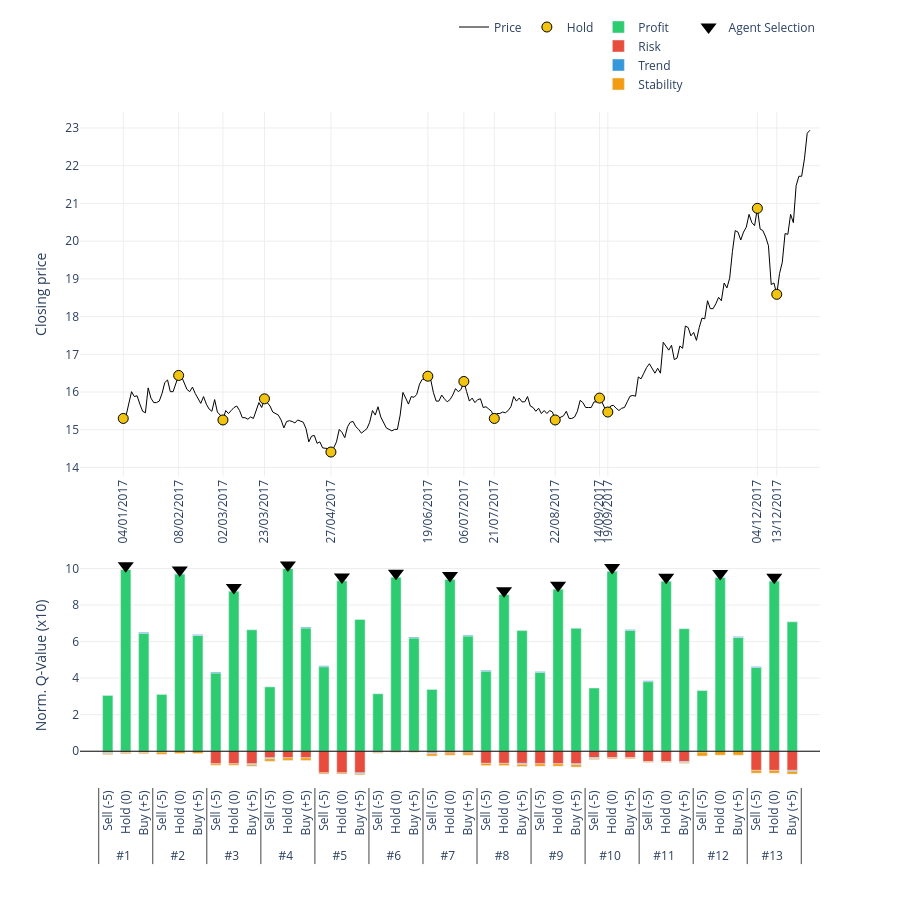

Write notebook code for a chart like this one.
### Code cell
# 2. Gọi hàm vẽ (Truyền đúng tên biến vào)
plot_agent_reasoning_minimalist(
    ticker='VCB',                    # Tên mã cổ phiếu hiển thị trên tiêu đề
    df_price=df_processed_test_VCB,  # Dữ liệu giá
    actions=actions_VCB,             # Hành động thực tế
    q_history=q_values_history_VCB,      # Lịch sử Q-value (Input quan trọng)
    critical_indices=index_list_VCB,     # Danh sách các điểm cần vẽ
    scale=10                       # Thang đo hiển thị (để cột cao khoảng 50 đơn vị cho đẹp)
)

### Figure 1 — Plotly figure (JSON) as saved in the notebook; plotly's stock layout.template omitted (floating-point values rounded to 4 significant figures; data arrays with more than 128 entries replaced by an {"elided": "..."} marker saying what was removed)
{"data": [{"hoverinfo": "x+y", "line": {"color": "black", "width": 1}, "mode": "lines", "name": "Price", "type": "scatter", "x": {"elided": "250 str values"}, "xaxis": "x", "y": {"elided": "250 float values"}, "yaxis": "y"}, {"marker": {"color": "green", "line": {"color": "black", "width": 1}, "size": 14, "symbol": "triangle-up"}, "mode": "markers", "name": "Buy", "type": "scatter", "x": [], "xaxis": "x", "y": [], "yaxis": "y"}, {"marker": {"color": "red", "line": {"color": "black", "width": 1}, "size": 14, "symbol": "triangle-down"}, "mode": "markers", "name": "Sell", "type": "scatter", "x": [], "xaxis": "x", "y": [], "yaxis": "y"}, {"marker": {"color": "#f1c40f", "line": {"color": "black", "width": 1}, "size": 10, "symbol": "circle"}, "mode": "markers", "name": "Hold", "type": "scatter", "x": ["04/01/2017", "08/02/2017", "02/03/2017", "23/03/2017", "27/04/2017", "19/06/2017", "06/07/2017", "21/07/2017", "22/08/2017", "14/09/2017", "19/09/2017", "04/12/2017", "13/12/2017"], "xaxis": "x", "y": [15.3, 16.44, 15.26, 15.82, 14.41, 16.42, 16.28, 15.3, 15.26, 15.84, 15.47, 20.87, 18.59], "yaxis": "y"}, {"legendgroup": "comp", "marker": {"color": "#2ecc71"}, "name": "Profit", "type": "bar", "x": [["#1", "#1", "#1", "#2", "#2", "#2", "#3", "#3", "#3", "#4", "#4", "#4", "#5", "#5", "#5", "#6", "#6", "#6", "#7", "#7", "#7", "#8", "#8", "#8", "#9", "#9", "#9", "#10", "#10", "#10", "#11", "#11", "#11", "#12", "#12", "#12", "#13", "#13", "#13"], ["Sell (-5)", "Hold (0)", "Buy (+5)", "Sell (-5)", "Hold (0)", "Buy (+5)", "Sell (-5)", "Hold (0)", "Buy (+5)", "Sell (-5)", "Hold (0)", "Buy (+5)", "Sell (-5)", "Hold (0)", "Buy (+5)", "Sell (-5)", "Hold (0)", "Buy (+5)", "Sell (-5)", "Hold (0)", "Buy (+5)", "Sell (-5)", "Hold (0)", "Buy (+5)", "Sell (-5)", "Hold (0)", "Buy (+5)", "Sell (-5)", "Hold (0)", "Buy (+5)", "Sell (-5)", "Hold (0)", "Buy (+5)", "Sell (-5)", "Hold (0)", "Buy (+5)", "Sell (-5)", "Hold (0)", "Buy (+5)"]], "xaxis": "x2", "y": [3.053, 9.95, 6.463, 3.124, 9.717, 6.338, 4.284, 8.769, 6.645, 3.522, 10, 6.747, 4.626, 9.336, 7.211, 3.144, 9.536, 6.199, 3.381, 9.42, 6.304, 4.383, 8.58, 6.602, 4.311, 8.883, 6.73, 3.461, 9.862, 6.609, 3.807, 9.319, 6.708, 3.335, 9.532, 6.228, 4.584, 9.327, 7.084], "yaxis": "y2"}, {"legendgroup": "comp", "marker": {"color": "#e74c3c"}, "name": "Risk", "type": "bar", "x": [["#1", "#1", "#1", "#2", "#2", "#2", "#3", "#3", "#3", "#4", "#4", "#4", "#5", "#5", "#5", "#6", "#6", "#6", "#7", "#7", "#7", "#8", "#8", "#8", "#9", "#9", "#9", "#10", "#10", "#10", "#11", "#11", "#11", "#12", "#12", "#12", "#13", "#13", "#13"], ["Sell (-5)", "Hold (0)", "Buy (+5)", "Sell (-5)", "Hold (0)", "Buy (+5)", "Sell (-5)", "Hold (0)", "Buy (+5)", "Sell (-5)", "Hold (0)", "Buy (+5)", "Sell (-5)", "Hold (0)", "Buy (+5)", "Sell (-5)", "Hold (0)", "Buy (+5)", "Sell (-5)", "Hold (0)", "Buy (+5)", "Sell (-5)", "Hold (0)", "Buy (+5)", "Sell (-5)", "Hold (0)", "Buy (+5)", "Sell (-5)", "Hold (0)", "Buy (+5)", "Sell (-5)", "Hold (0)", "Buy (+5)", "Sell (-5)", "Hold (0)", "Buy (+5)", "Sell (-5)", "Hold (0)", "Buy (+5)"]], "xaxis": "x2", "y": [-0.06857, -0.06857, -0.06857, 0, 0, 0, -0.6895, -0.6895, -0.6895, -0.3623, -0.3623, -0.3623, -1.186, -1.186, -1.186, -0.01169, -0.01169, -0.01169, -0.09349, -0.09349, -0.09349, -0.6661, -0.6661, -0.6661, -0.6895, -0.6895, -0.6895, -0.3506, -0.3506, -0.3506, -0.5668, -0.5668, -0.5668, 0, 0, 0, -1.049, -1.049, -1.049], "yaxis": "y2"}, {"legendgroup": "comp", "marker": {"color": "#3498db"}, "name": "Trend", "type": "bar", "x": [["#1", "#1", "#1", "#2", "#2", "#2", "#3", "#3", "#3", "#4", "#4", "#4", "#5", "#5", "#5", "#6", "#6", "#6", "#7", "#7", "#7", "#8", "#8", "#8", "#9", "#9", "#9", "#10", "#10", "#10", "#11", "#11", "#11", "#12", "#12", "#12", "#13", "#13", "#13"], ["Sell (-5)", "Hold (0)", "Buy (+5)", "Sell (-5)", "Hold (0)", "Buy (+5)", "Sell (-5)", "Hold (0)", "Buy (+5)", "Sell (-5)", "Hold (0)", "Buy (+5)", "Sell (-5)", "Hold (0)", "Buy (+5)", "Sell (-5)", "Hold (0)", "Buy (+5)", "Sell (-5)", "Hold (0)", "Buy (+5)", "Sell (-5)", "Hold (0)", "Buy (+5)", "Sell (-5)", "Hold (0)", "Buy (+5)", "Sell (-5)", "Hold (0)", "Buy (+5)", "Sell (-5)", "Hold (0)", "Buy (+5)", "Sell (-5)", "Hold (0)", "Buy (+5)", "Sell (-5)", "Hold (0)", "Buy (+5)"]], "xaxis": "x2", "y": [-0.04803, 0, 0.04803, -0.04803, 0, 0.04803, 0.04803, 0, -0.04803, -0.04803, 0, 0.04803, 0.04803, 0, -0.04803, -0.04803, 0, 0.04803, -0.04803, 0, 0.04803, 0.04803, 0, -0.04803, 0.04803, 0, -0.04803, -0.04803, 0, 0.04803, 0.04803, 0, -0.04803, -0.04803, 0, 0.04803, 0.04803, 0, -0.04803], "yaxis": "y2"}, {"legendgroup": "comp", "marker": {"color": "#f39c12"}, "name": "Stability", "type": "bar", "x": [["#1", "#1", "#1", "#2", "#2", "#2", "#3", "#3", "#3", "#4", "#4", "#4", "#5", "#5", "#5", "#6", "#6", "#6", "#7", "#7", "#7", "#8", "#8", "#8", "#9", "#9", "#9", "#10", "#10", "#10", "#11", "#11", "#11", "#12", "#12", "#12", "#13", "#13", "#13"], ["Sell (-5)", "Hold (0)", "Buy (+5)", "Sell (-5)", "Hold (0)", "Buy (+5)", "Sell (-5)", "Hold (0)", "Buy (+5)", "Sell (-5)", "Hold (0)", "Buy (+5)", "Sell (-5)", "Hold (0)", "Buy (+5)", "Sell (-5)", "Hold (0)", "Buy (+5)", "Sell (-5)", "Hold (0)", "Buy (+5)", "Sell (-5)", "Hold (0)", "Buy (+5)", "Sell (-5)", "Hold (0)", "Buy (+5)", "Sell (-5)", "Hold (0)", "Buy (+5)", "Sell (-5)", "Hold (0)", "Buy (+5)", "Sell (-5)", "Hold (0)", "Buy (+5)", "Sell (-5)", "Hold (0)", "Buy (+5)"]], "xaxis": "x2", "y": [-0.06857, -0.06857, -0.06857, -0.1243, -0.1243, -0.1243, -0.08115, -0.08115, -0.08115, -0.1417, -0.1417, -0.1417, -0.05963, -0.05963, -0.05963, -0.04703, -0.04703, -0.04703, -0.1255, -0.1255, -0.1255, -0.1178, -0.1178, -0.1178, -0.1304, -0.1304, -0.1304, -0.06103, -0.06103, -0.06103, -0.04942, -0.04942, -0.04942, -0.2165, -0.2165, -0.2165, -0.1526, -0.1526, -0.1526], "yaxis": "y2"}, {"marker": {"color": "black", "size": 14, "symbol": "triangle-down"}, "mode": "markers", "name": "Agent Selection", "showlegend": true, "type": "scatter", "x": [["#1", "#2", "#3", "#4", "#5", "#6", "#7", "#8", "#9", "#10", "#11", "#12", "#13"], ["Hold (0)", "Hold (0)", "Hold (0)", "Hold (0)", "Hold (0)", "Hold (0)", "Hold (0)", "Hold (0)", "Hold (0)", "Hold (0)", "Hold (0)", "Hold (0)", "Hold (0)"]], "xaxis": "x2", "y": [10.15, 9.917, 8.969, 10.2, 9.536, 9.736, 9.62, 8.78, 9.083, 10.06, 9.519, 9.732, 9.527], "yaxis": "y2"}], "layout": {"bargap": 0.4, "bargroupgap": 0.05, "barmode": "relative", "height": 900, "legend": {"orientation": "h", "x": 1, "xanchor": "right", "y": 1.02, "yanchor": "bottom"}, "plot_bgcolor": "white", "shapes": [{"line": {"color": "black", "dash": "solid", "width": 1}, "type": "line", "x0": 0, "x1": 1, "xref": "x2 domain", "y0": 0, "y1": 0, "yref": "y2"}], "showlegend": true, "xaxis": {"anchor": "y", "domain": [0, 1], "gridcolor": "#eee", "rangeslider": {"visible": false}, "showgrid": true, "tickangle": -90, "tickmode": "array", "ticktext": ["04/01/2017", "08/02/2017", "02/03/2017", "23/03/2017", "27/04/2017", "19/06/2017", "06/07/2017", "21/07/2017", "22/08/2017", "14/09/2017", "19/09/2017", "04/12/2017", "13/12/2017"], "tickvals": ["04/01/2017", "08/02/2017", "02/03/2017", "23/03/2017", "27/04/2017", "19/06/2017", "06/07/2017", "21/07/2017", "22/08/2017", "14/09/2017", "19/09/2017", "04/12/2017", "13/12/2017"]}, "xaxis2": {"anchor": "y2", "domain": [0, 1], "showticklabels": true, "tickangle": -90, "title": {"text": ""}, "type": "multicategory"}, "yaxis": {"anchor": "x", "domain": [0.46, 1], "gridcolor": "#eee", "showgrid": true, "title": {"text": "Closing price"}}, "yaxis2": {"anchor": "x2", "domain": [0, 0.36], "gridcolor": "#eee", "showgrid": true, "title": {"text": "Norm. Q-Value (x10)"}}}}
